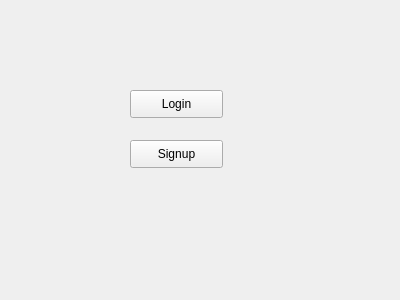
<?xml version="1.0" encoding="UTF-8"?>
<ui version="4.0">
 <class>HealthCareWorkerLandingPage</class>
 <widget class="QWidget" name="HealthCareWorkerLandingPage">
  <property name="geometry">
   <rect>
    <x>0</x>
    <y>0</y>
    <width>400</width>
    <height>300</height>
   </rect>
  </property>
  <property name="windowTitle">
   <string>Electronic Vaccination Data System</string>
  </property>
  <widget class="QPushButton" name="btn_hcwLogin">
   <property name="geometry">
    <rect>
     <x>130</x>
     <y>90</y>
     <width>93</width>
     <height>28</height>
    </rect>
   </property>
   <property name="text">
    <string>Login</string>
   </property>
  </widget>
  <widget class="QPushButton" name="btn_hcwSignup">
   <property name="geometry">
    <rect>
     <x>130</x>
     <y>140</y>
     <width>93</width>
     <height>28</height>
    </rect>
   </property>
   <property name="text">
    <string>Signup</string>
   </property>
  </widget>
 </widget>
 <resources/>
 <connections/>
</ui>
